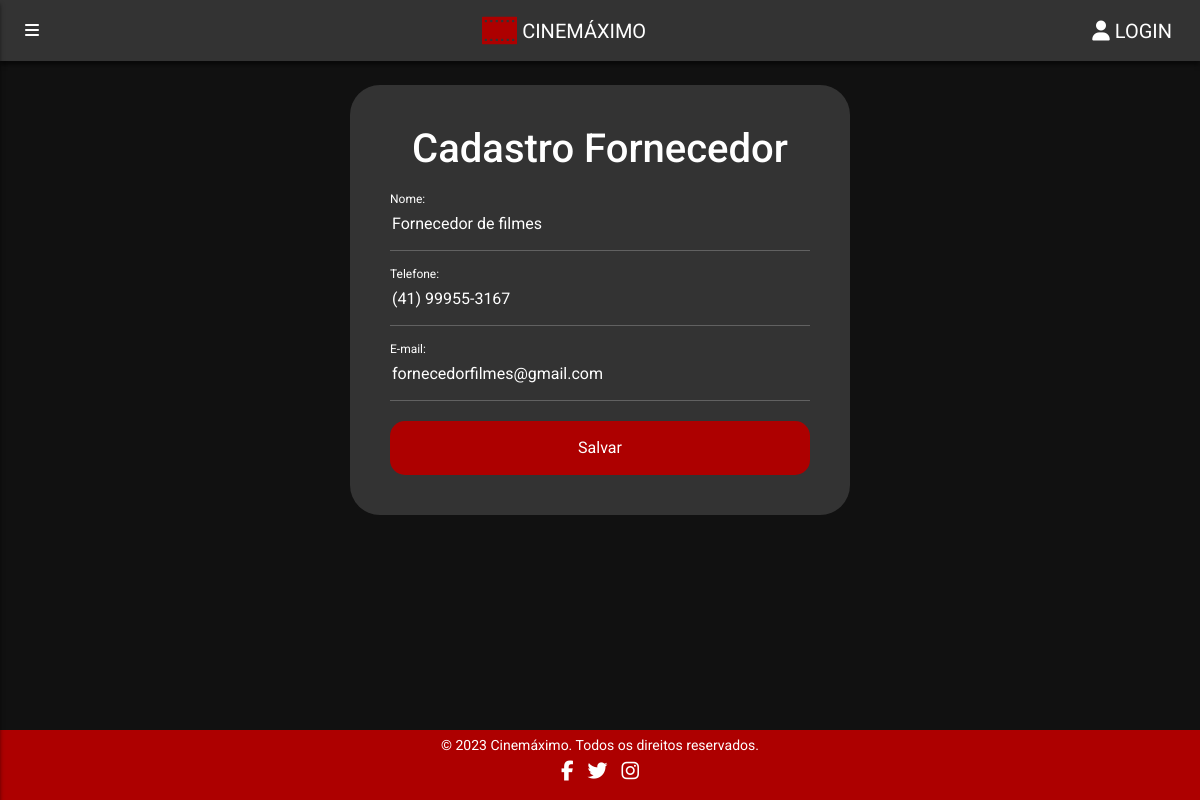
The page /html/fornecedor/cadastro-fornecedor.php?fornecedor=1 on the database its author committed.
### tables this page shows
CREATE TABLE Fornecedor (
idFornecedor INT PRIMARY KEY AUTO_INCREMENT,
nome VARCHAR(255),
telefone VARCHAR(255),
email VARCHAR(255)
);

### config.php (called while the page is built, shortened)
<?php
function GerarConexao() {
    $endereco = "localhost";
    $usuario = "root";
    $senha = "";
    $banco = "ProjetoCinema";
    $con = new mysqli ($endereco, $usuario, $senha, $banco);
    $con->set_charset("utf8");
    return $con;
}
function Buscar($sql) {
    $conexao = GerarConexao();
    $resultado = mysqli_query($conexao, $sql);
    return mysqli_fetch_all($resultado, MYSQLI_ASSOC);
}
?>

### html/fornecedor/cadastro-fornecedor.php (the view, shortened to what this page needs)
<?php
require("../../config.php");
if (isset($_GET['fornecedor'])) {
  $idFornecedor = $_GET["fornecedor"];
  $sql = "SELECT * FROM fornecedor WHERE idFornecedor = $idFornecedor";
  $fornecedor = Buscar($sql)[0];
}
?>
<!DOCTYPE html>
<html lang="pt-br">
<head>
  <link rel="stylesheet" href="/Projeto-Cinema/css/compartilhado/base.css">
  <link rel="stylesheet" href="/Projeto-Cinema/css/compartilhado/header.css">
  <link rel="stylesheet" href="/Projeto-Cinema/css/compartilhado/footer.css">
  <link rel="stylesheet" href="/Projeto-Cinema/css/compartilhado/componentes.css">
  <link rel="stylesheet" href="/Projeto-Cinema/css/compartilhado/formularios.css">
  <link rel="stylesheet" href="/Projeto-Cinema/css/compartilhado/barra-lateral.css">
  <link href="https://cdn.jsdelivr.net/npm/bootstrap@5.3.0-alpha1/dist/css/bootstrap.min.css" rel="stylesheet"
>
</head>
<body>
  <div class="conteudo">
    <form method="POST" action="" class="formulario fundo-cinza mx-auto my-4">
      <h1 class="titulo-form">Cadastro Fornecedor</h1>
      <div class="campo-form">
        <input
          type="text"
          name="nome"
          id="nome"
          placeholder=" "
          minlength="3"
          value="<?php echo isset($fornecedor) ? $fornecedor['nome'] : '' ?>"
          required />
        <label for="nome">Nome:</label>
      </div>
      <div class="campo-form">
        <input
          type="text"
          name="telefone"
          id="telefone"
          class="masc-telefone"
          placeholder=" "
          value="<?php echo isset($fornecedor) ? $fornecedor['telefone'] : '' ?>"
          required />
        <label for="telefone">Telefone:</label>
      </div>
      <div class="campo-form">
        <input
          type="email"
          name="email"
          id="email"
          placeholder=" "
          value="<?php echo isset($fornecedor) ? $fornecedor['email'] : '' ?>"
          required />
        <label for="email">E-mail:</label>
      </div>
      <button class="botao-form" type="submit">
        <?php echo isset($fornecedor) ? 'Salvar' : 'Cadastrar' ?>
      </button>
    </form>
  </div>
</body>
</html>

### css/compartilhado/base.css (style rules this page uses)
:root { --cor-60: #111111; --cor-30: #333333; --cor-10: #AD0000; --branco: #FFFFFF; }
body { background: var(--cor-60) !important; font-family: 'Roboto', sans-serif !important; margin: 0; color: var(--branco); position: relative; min-height: 100vh; }
.conteudo { padding-bottom: 70px; }

### css/compartilhado/componentes.css (style rules this page uses)
.fundo-cinza { background-color: var(--cor-30); border-radius: 30px; }

### css/compartilhado/formularios.css (style rules this page uses)
.formulario { max-width: 500px; color: var(--branco); padding: 2.5rem; }
.formulario .titulo-form { color: var(--branco); text-align: center; padding-bottom: 15px; }
.formulario .campo-form { position: relative; margin-bottom: 1.25rem; width: 100%; }
.formulario .campo-form input { color: var(--branco); border: 0; border-bottom: solid 1px rgb(97, 97, 97); outline: none; transition: .2s ease-in-out all; background-color: transparent; }
.formulario .campo-form label { position: absolute; top: 0; left: 0; display: flex; align-items: center; cursor: text; transition: .2s ease-in-out all; }
.formulario .campo-form input, .formulario .campo-form label { font-size: 1rem; width: 100%; height: 55px; }
.formulario .campo-form input:focus+label, .formulario .campo-form input:not(:placeholder-shown)+label { font-size: .75rem; top: -25px; pointer-events: none; }
.formulario .botao-form { width: 100%; padding: 15px 50px; border-radius: 15px; border: none; background-color: var(--cor-10); color: var(--branco); font-size: 16px; text-align: center; text-decoration: none; transition: ease 0.2s; }

### rows shown on the page
fornecedor: nome "Fornecedor de filmes", telefone "(41) 99955-3167", email "fornecedorfilmes@gmail.com"
